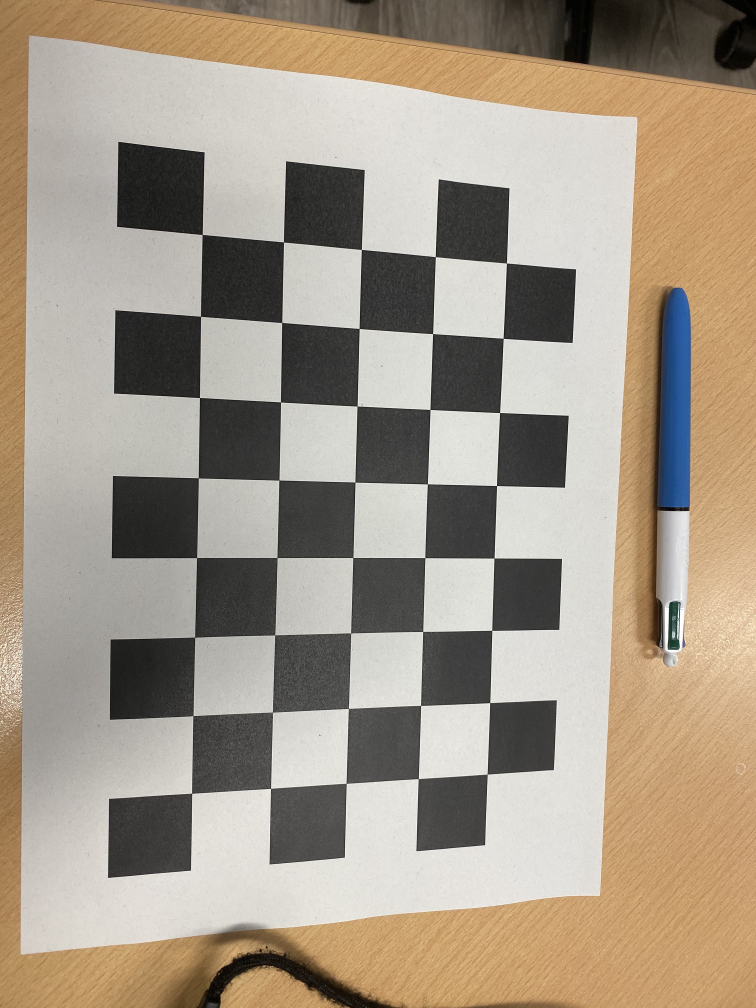
#> input picture Lab4CameraCalibration/es4/pen.jpg, 3024 x 4032 px (shown at 1/4 size)
$ python es4.py
#> lines starting #> are read from the running program, lines starting #| are printed output that depends on the picture
import numpy as np
import cv2
from matplotlib import pyplot as plt

img = cv2.imread('es4/pen.jpg')
#> img is the input picture: shape (4032, 3024, 3); mean B, G, R 136.5, 152.4, 164.4


h = img.shape[0]
#> h = 4032
w = img.shape[1]
#> w = 3024

src_pts=np.array([
    [125,155],
    [2533,488],
    [2414,3586],
    [93,3807]],
    dtype=np.float32
)

dest_pts=np.array([
    [0,0],
    [w,0],
    [w,h],
    [0,h]],
    dtype=np.float32
)

p = cv2.getPerspectiveTransform(src_pts,dest_pts)

warped = cv2.warpPerspective(img,p,(w,h))
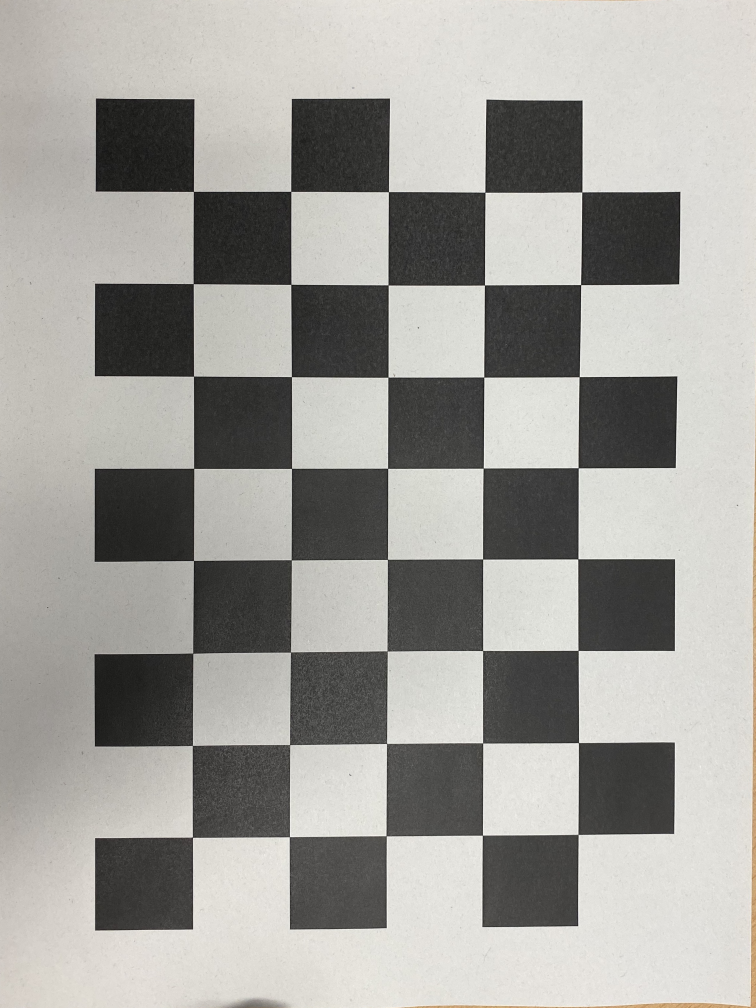
#> warped: shape (4032, 3024, 3) (shown at 1/4 size); mean B, G, R 155.5, 160, 161.3

plt.subplot(1,2,1)
plt.imshow(cv2.cvtColor(img,cv2.COLOR_BGR2RGB))
plt.subplot(1,2,2)
plt.imshow(cv2.cvtColor(warped,cv2.COLOR_BGR2RGB))
plt.show()
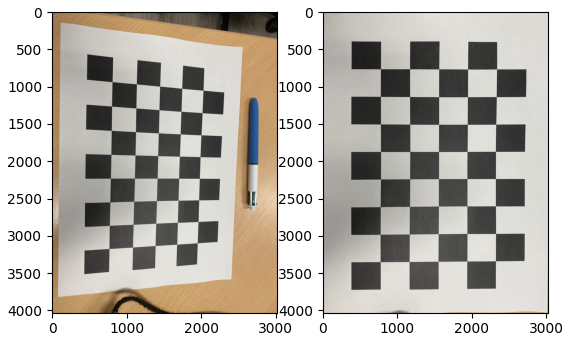
#> figure drawn by matplotlib, 2 panels
